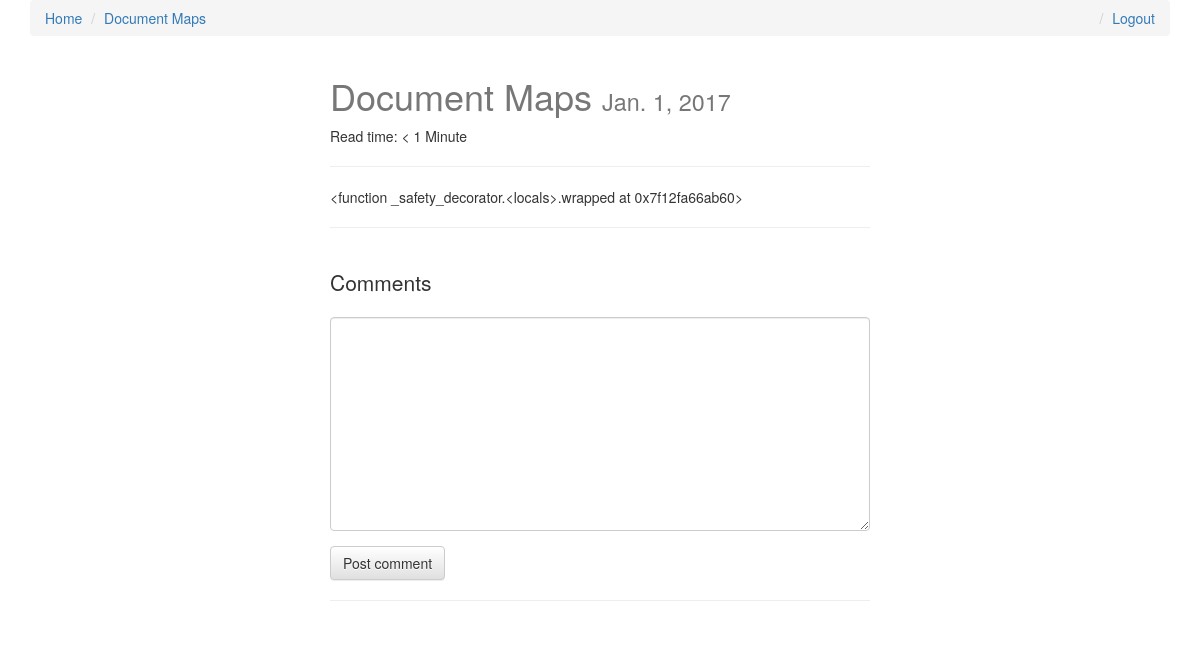
/document-maps/ (signed in), run on the app's committed database.
### posts/models.py (models this page shows, shortened)
class Post(models.Model):
    user = models.ForeignKey(settings.AUTH_USER_MODEL, default=1)
    title = models.CharField(max_length=120)
    slug = models.SlugField(unique=True)
    image = models.ImageField(upload_to=upload_location,
            null=True,
            blank=True,
            width_field="width_field",
            height_field="height_field")
    height_field = models.IntegerField(default=0)
    width_field = models.IntegerField(default=0)
    content = models.TextField()
    draft = models.BooleanField(default=False)
    publish = models.DateField(auto_now=False, auto_now_add=False)
    read_time =  models.IntegerField(default=0) # models.TimeField(null=True, blank=True) #assume minutes
    updated = models.DateTimeField(auto_now=True, auto_now_add=False)
    timestamp = models.DateTimeField(auto_now=False, auto_now_add=True)
    objects = PostManager()
    def get_absolute_url(self):
        return reverse("posts:detail", kwargs={"slug": self.slug})
    class Meta:
        ordering = ["-timestamp", "-updated"]
    def get_markdown(self):
        content = self.content
        markdown_text = markdown(content)
        return mark_safe(markdown_text)
    @property
    def comments(self):
        instance = self
        qs = Comment.objects.filter_by_instance(instance)
        return qs
    @property
    def get_content_type(self):
        instance = self
        content_type = ContentType.objects.get_for_model(instance.__class__)
        return content_type

### posts/views.py (the view, shortened to what this page needs)
# urls.py: url(r'^(?P<slug>[\w-]+)/$', post_detail, name='detail'),
def post_detail(request, slug=None):
    instance = get_object_or_404(Post, slug=slug)
    if instance.publish > timezone.now().date() or instance.draft:
        if not request.user.is_staff or not request.user.is_superuser:
            raise Http404
    share_string = quote_plus(instance.content)
    initial_data = {
        "content_type": instance.get_content_type,
        "object_id": instance.id
    }
    form = CommentForm(request.POST or None, initial=initial_data)
    comments = instance.comments
    context = {
        "title": instance.title,
        "instance": instance,
        "share_string": share_string,
        "comments": comments,
        "comment_form": form,
    }
    return render(request, "post_detail.html", context)

### comments/forms.py
class CommentForm(forms.Form):
    content_type = forms.CharField(widget=forms.HiddenInput)
    object_id = forms.IntegerField(widget=forms.HiddenInput)
    content = forms.CharField(label='', widget=forms.Textarea)

### comments/models.py (called while the page is built)
    def filter_by_instance(self, instance):
        content_type = ContentType.objects.get_for_model(instance.__class__)
        obj_id = instance.id
        qs = super(CommentManager, self).filter(content_type=content_type, object_id= obj_id).filter(parent=None)
        return qs

### posts/templatetags/urlify.py (called while the page is built)
@register.filter
def urlify(value):
    return quote_plus(value)

### templates/post_detail.html (shortened to what this page needs)
{% extends "base.html" %}
{% load urlify %}
{% load crispy_forms_tags %}
 {% block post_detail_link %}
  <li><a href='{{ instance.get_absolute_url }}'>{{ instance.title }}</a></li>
  {% endblock %}
{% block content %}
<div class='col-sm-6 col-sm-offset-3'>
<h1>{{ title }} <small>{% if instance.draft %}<span style='color:red;'>Draft</span> {% endif %}{{ instance.publish }}</small></h1>
<p>Read time: {% if instance.read_time <= 1 %} < 1 Minute {% else %}{{ instance.read_time }} minutes {% endif %}</p>
<p><div class="fb-like" data-href="{{ request.build_absolute_uri }}" data-layout="button_count" data-action="like" data-show-faces="true" data-share="true"></div>
<hr/>
</p>
<div class='row'>
<div class='col-sm-12 '>
   <div class='post-detail-item'>{{ instance.get_markdown }}</div>
    <hr/>
    <br/>
    <div>
        <p class='lead'>Comments</p>
        {% if request.user.is_authenticated %}
        <form method="POST" action="."> {% csrf_token %}
            {{ comment_form|crispy }}
            <input type='submit' value='Post comment' class='btn btn-default'>
        </form>
        {% else %}
        <p>You must login to comment </p>
        {% endif %}
        <hr/>
    </div>
</div>
</div>
</div>
{% endblock content %}

### static/css/base.css (style rules this page uses)
h1 { color: #777777; }

### data on the page
Post: title "Document Maps", publish "Jan. 1, 2017", get_markdown "<function _safety_decorator.<locals>.wrapped at 0x7f12fa66ab60>"
